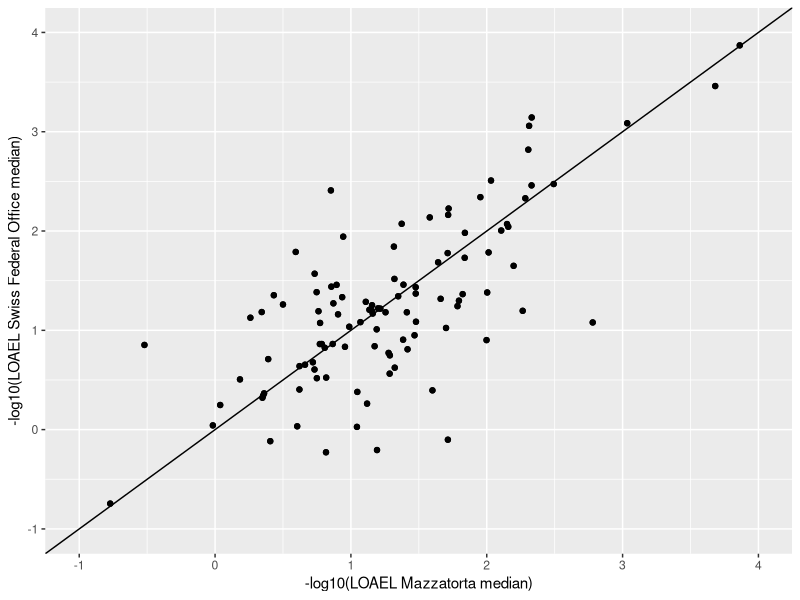

Reproduce this figure in R.
#!/usr/bin/Rscript

library(ggplot2)

experimental <- read.csv("data/median-correlation.csv",header=T)
img = qplot(mazzatorta,swiss,data=experimental,xlab="-log10(LOAEL Mazzatorta median)",ylab="-log10(LOAEL Swiss Federal Office median)") + geom_point() + geom_abline(intercept=0.0) + xlim(-1,4) + ylim(-1,4)

ggsave(file='figures/median-correlation.pdf', plot=img,width=12, height=8)
